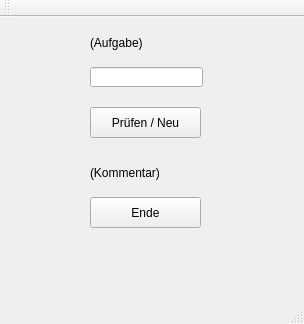
<?xml version="1.0" encoding="UTF-8"?>
<ui version="4.0">
 <class>MainWindow</class>
 <widget class="QMainWindow" name="MainWindow">
  <property name="geometry">
   <rect>
    <x>0</x>
    <y>0</y>
    <width>304</width>
    <height>324</height>
   </rect>
  </property>
  <property name="windowTitle">
   <string>MainWindow</string>
  </property>
  <widget class="QWidget" name="centralWidget">
   <widget class="QLabel" name="LblAufgabe">
    <property name="geometry">
     <rect>
      <x>90</x>
      <y>10</y>
      <width>61</width>
      <height>31</height>
     </rect>
    </property>
    <property name="text">
     <string>(Aufgabe)</string>
    </property>
   </widget>
   <widget class="QLineEdit" name="EdtEingabe">
    <property name="geometry">
     <rect>
      <x>90</x>
      <y>50</y>
      <width>113</width>
      <height>20</height>
     </rect>
    </property>
   </widget>
   <widget class="QPushButton" name="CmdPruefenNeu">
    <property name="geometry">
     <rect>
      <x>90</x>
      <y>90</y>
      <width>111</width>
      <height>31</height>
     </rect>
    </property>
    <property name="text">
     <string>Prüfen / Neu</string>
    </property>
   </widget>
   <widget class="QLabel" name="LblKommentar">
    <property name="geometry">
     <rect>
      <x>90</x>
      <y>140</y>
      <width>201</width>
      <height>31</height>
     </rect>
    </property>
    <property name="text">
     <string>(Kommentar)</string>
    </property>
   </widget>
   <widget class="QPushButton" name="CmdEnde">
    <property name="geometry">
     <rect>
      <x>90</x>
      <y>180</y>
      <width>111</width>
      <height>31</height>
     </rect>
    </property>
    <property name="text">
     <string>Ende</string>
    </property>
   </widget>
  </widget>
  <widget class="QMenuBar" name="menuBar">
   <property name="geometry">
    <rect>
     <x>0</x>
     <y>0</y>
     <width>304</width>
     <height>21</height>
    </rect>
   </property>
  </widget>
  <widget class="QToolBar" name="mainToolBar">
   <attribute name="toolBarArea">
    <enum>TopToolBarArea</enum>
   </attribute>
   <attribute name="toolBarBreak">
    <bool>false</bool>
   </attribute>
  </widget>
  <widget class="QStatusBar" name="statusBar"/>
 </widget>
 <layoutdefault spacing="6" margin="11"/>
 <resources/>
 <connections/>
</ui>
